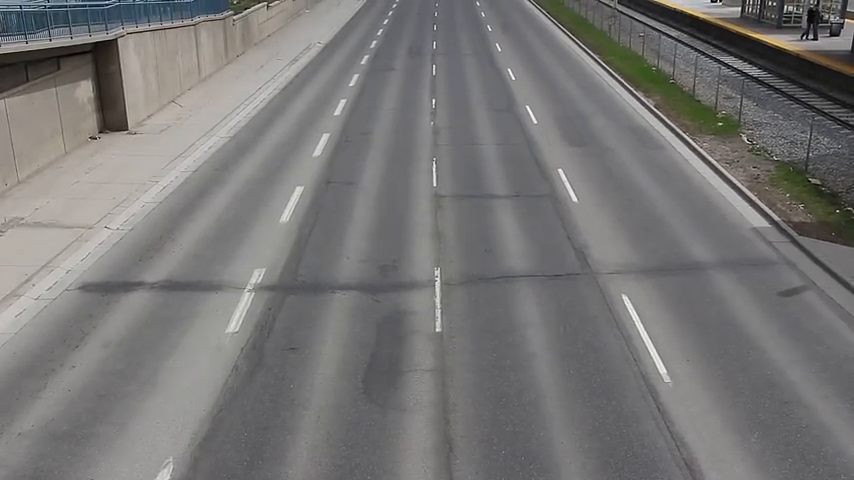
#> input picture frame 71 of highway2.mp4, 854 x 480 px
$ python main2.py
#> lines starting #> are read from the running program, lines starting #| are printed output that depends on the picture
### tracker.py
import math


class EuclideanDistTracker:
    def __init__(self):
        # Store the center positions of the objects
        self.center_points = {}
        # Keep the count of the IDs
        # each time a new object id detected, the count will increase by one
        self.id_count = 0


    def update(self, objects_rect):
        # Objects boxes and ids
        objects_bbs_ids = []

        # Get center point of new object
        for rect in objects_rect:
            x, y, w, h = rect
            cx = (x + x + w) // 2
            cy = (y + y + h) // 2

            # Find out if that object was detected already
            same_object_detected = False
            for id, pt in self.center_points.items():
                dist = math.hypot(cx - pt[0], cy - pt[1])

                if dist < 25:
                    self.center_points[id] = (cx, cy)
                    print(self.center_points)
                    objects_bbs_ids.append([x, y, w, h, id])
                    same_object_detected = True
                    break

            # New object is detected we assign the ID to that object
            if same_object_detected is False:
                self.center_points[self.id_count] = (cx, cy)
                objects_bbs_ids.append([x, y, w, h, self.id_count])
                self.id_count += 1

        # Clean the dictionary by center points to remove IDS not used anymore
        new_center_points = {}
        for obj_bb_id in objects_bbs_ids:
            _, _, _, _, object_id = obj_bb_id
            center = self.center_points[object_id]
            new_center_points[object_id] = center

        # Update dictionary with IDs not used removed
        self.center_points = new_center_points.copy()
        return objects_bbs_ids

### main2.py
import cv2
from tracker import *

# Create tracker object
tracker = EuclideanDistTracker()

cap = cv2.VideoCapture("highway2.mp4")

# Object detection from Stable camera
object_detector = cv2.createBackgroundSubtractorMOG2(history=100, varThreshold=40)

while True:
    ret, frame = cap.read()
#> frame is the input picture: shape (480, 854, 3); mean B, G, R 117.3, 117.9, 119.3
    height, width, _ = frame.shape
#> height = 480; width = 854

    # Extract Region of interest
    roi = frame[340: 720,0: 1000]
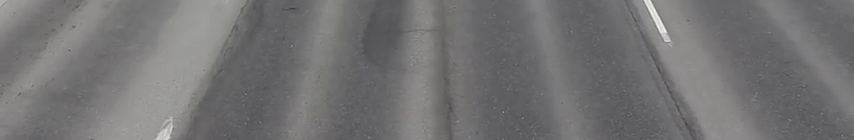
#> roi: shape (140, 854, 3); mean B, G, R 115.5, 114.5, 115.7

    # 1. Object Detection
    mask = object_detector.apply(roi)
#> mask: shape (140, 854); every value is 127
    _, mask = cv2.threshold(mask, 254, 255, cv2.THRESH_BINARY)
#> mask: shape (140, 854); every value is 0
    contours, _ = cv2.findContours(mask, cv2.RETR_TREE, cv2.CHAIN_APPROX_SIMPLE)
#> contours = []
    detections = []
    for cnt in contours:
        # Calculate area and remove small elements
        area = cv2.contourArea(cnt)
        if area > 5000:
            #cv2.drawContours(roi, [cnt], -1, (0, 255, 0), 2)
            x, y, w, h = cv2.boundingRect(cnt)


            detections.append([x, y, w, h])
#> this loop made 0 passes
#> after the loop, detections = []

    # 2. Object Tracking
    boxes_ids = tracker.update(detections)
#> after the loop in update, `for rect in objects_rect:`: self.center_points = 0 items; self.id_count = 0
#> after the loop in update, `for obj_bb_id in objects_bbs_ids:`: new_center_points = 0 items
#> boxes_ids = []
    for box_id in boxes_ids:
        x, y, w, h, id = box_id
        cv2.putText(roi, str(id), (x, y - 15), cv2.FONT_HERSHEY_PLAIN, 2, (255, 0, 0), 2)
        cv2.rectangle(roi, (x, y), (x + w, y + h), (0, 255, 0), 3)

    cv2.imshow("roi", roi)
    cv2.imshow("Frame", frame)
    cv2.imshow("Mask", mask)

    key = cv2.waitKey(30)
#> (key Esc is pressed here)
    if key == 27:
        break

cap.release()
cv2.destroyAllWindows()

$ run again, starting later in the video
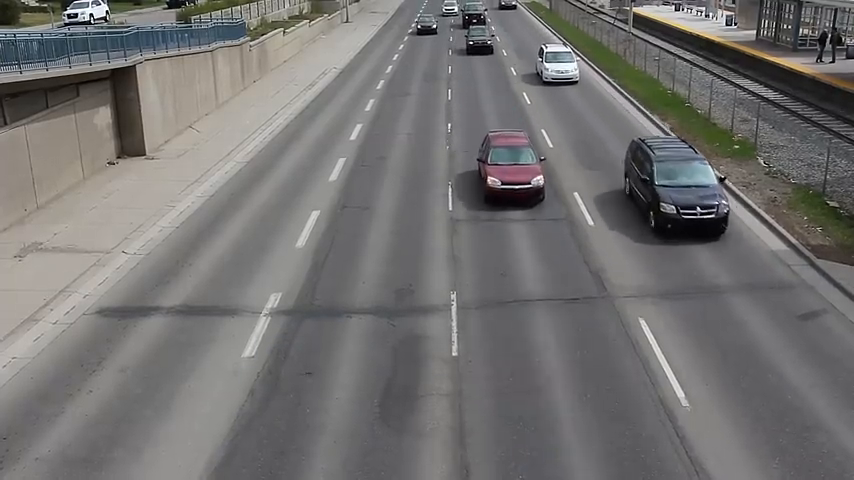
#> input picture frame 322 of highway2.mp4, 854 x 480 px
#> frame is the input picture: shape (480, 854, 3); mean B, G, R 112.8, 113.7, 115.1
#> `roi = frame[340: 720,0: 1000]`:
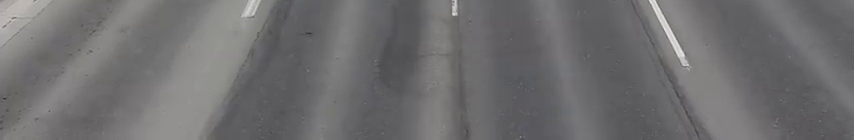
#> roi: shape (140, 854, 3); mean B, G, R 111.2, 109.9, 111.2
#> contours = []
#> after the loop in update, `for rect in objects_rect:`: self.center_points = 0 items; self.id_count = 0
#> after the loop in update, `for obj_bb_id in objects_bbs_ids:`: new_center_points = 0 items
#> boxes_ids = []
